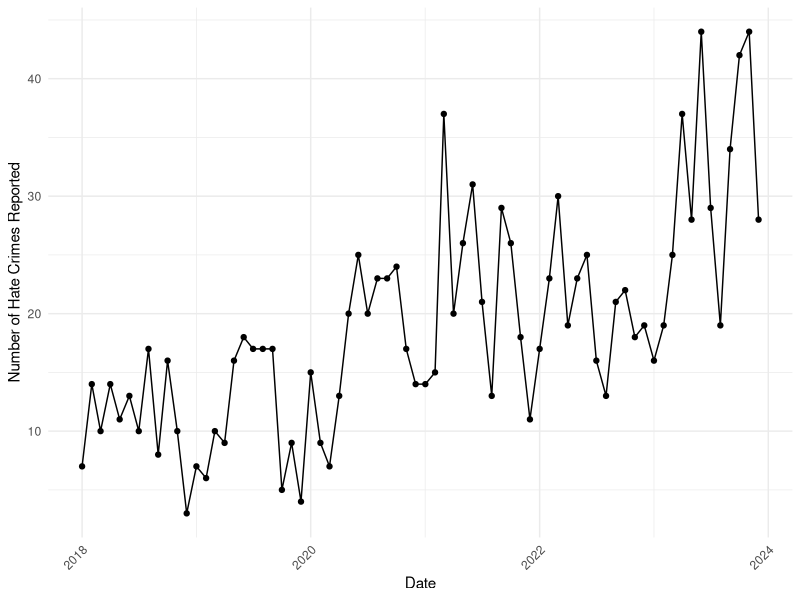
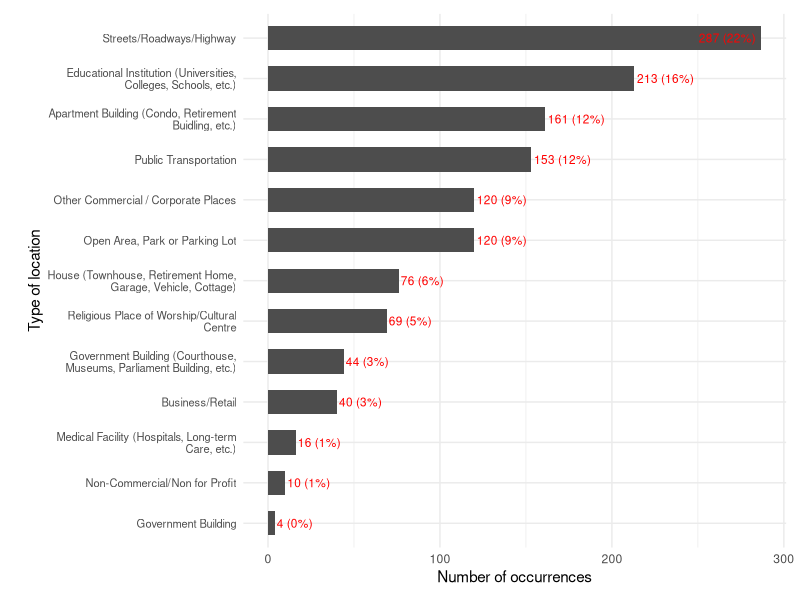
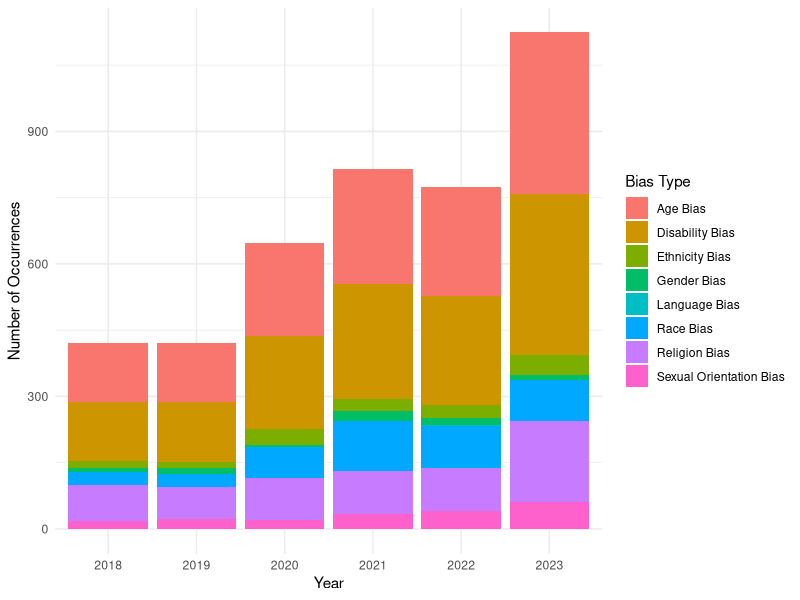
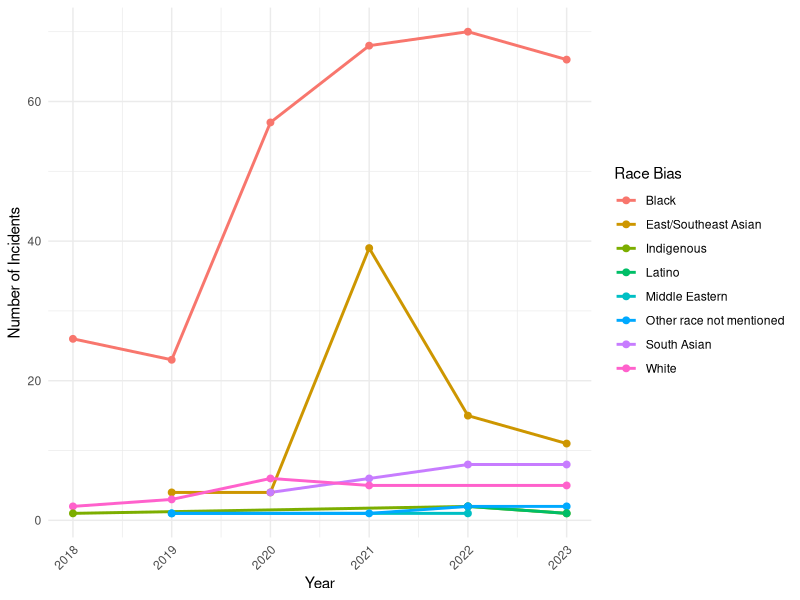

These figures' R source, in order:
## ---- chunk 1
#| include: false
#| warning: false
#| message: false

library(tidyverse)
library(ggplot2)
library(dplyr)

data <- read_csv(here::here("data/raw_data/raw_data.csv"))
time_data <- read_csv(here::here("data/analysis_data/monthly_data.csv"))
location_data <- read_csv(here::here("data/analysis_data/location_data.csv"))
type_data <- read_csv(here::here("data/analysis_data/bias_type_data.csv"))
## ---- chunk 2
#| label: fig-time
#| fig-cap: Monthly Number of Hate Crimes in Toronto from 2018 to 2023
#| echo: false
#| fig-pos: "H"

ggplot(time_data, aes(x = year_month, y = total_occurrences)) +
  geom_point() +
  geom_line() +
  labs(x = "Date",
       y = "Number of Hate Crimes Reported") +
  theme_minimal() +
  theme(axis.text.x = element_text(angle = 45, hjust = 1))
## ---- chunk 3
#| label: fig-location
#| fig-cap: Hate Crime Incidents by Location Type in Toronto from 2018 to 2023
#| echo: false
#| fig-pos: "H"
location_data <- location_data %>%
  filter(!is.na(LOCATION_TYPE)) %>%
  mutate(LOCATION_TYPE = str_wrap(LOCATION_TYPE, width = 40)) %>% 
  mutate(percentage = (total_occurrences / sum(total_occurrences)) * 100,
         label = paste0(total_occurrences, " (", round(percentage, 0), "%)"))

ggplot(location_data, aes(x = reorder(LOCATION_TYPE, total_occurrences), 
                            y = total_occurrences)) +
  geom_bar(stat = "identity", fill = "grey30", width = 0.6) +
  geom_text(aes(label = label), 
            hjust = ifelse(location_data$LOCATION_TYPE == "Streets/Roadways/Highway", 1.1, -0.05), 
            color = "red", 
            size = 3) +
  coord_flip() +
  labs(x = "Type of location", 
       y = "Number of occurrences") +
  theme_minimal() +
  theme(plot.title = element_text(hjust = 0.5),
        plot.margin = margin(10, 10, 10, 20),
        axis.text.y = element_text(size = 8))
## ---- chunk 4
#| label: fig-type
#| fig-cap: Distribution of Hate Crime Types in Toronto from 2018 to 2023
#| echo: false
#| fig-pos: "H"

data_long <- type_data %>%
  pivot_longer(cols = -OCCURRENCE_YEAR, 
               names_to = "bias_type", 
               values_to = "count")

data_long <- data_long %>% 
    mutate(bias_type = recode(bias_type,
                            "AGE_BIAS" = "Age Bias",
                            "MENTAL_OR_PHYSICAL_DISABILITY" = "Disability Bias",
                            "RACE_BIAS" = "Race Bias",
                            "ETHNICITY_BIAS" = "Ethnicity Bias",
                            "LANGUAGE_BIAS" = "Language Bias",
                            "RELIGION_BIAS" = "Religion Bias",
                            "SEXUAL_ORIENTATION_BIAS" = "Sexual Orientation Bias",
                            "GENDER_BIAS" = "Gender Bias"))

ggplot(data_long, aes(x = as.factor(OCCURRENCE_YEAR), y = count, fill = bias_type)) +
  geom_bar(stat = "identity") +
  labs(x = "Year", 
       y = "Number of Occurrences",
       fill = "Bias Type") +
  theme_minimal() +
  theme(plot.title = element_text(hjust = 0.5))
## ---- chunk 5
#| label: fig-race
#| fig-cap: Hate Crimes by Race Bias Over Time
#| echo: false
#| warning: FALSE
#| message: FALSE

race_bias_data <- data %>%
  filter(!RACE_BIAS %in% c("None", "No")) %>%  # Filter out rows where no race bias was reported
  separate_rows(RACE_BIAS, sep = ", ")  # Separate multiple races in one cell into individual rows

# Group by year and race, then count occurrences
race_bias_count <- race_bias_data %>%
  group_by(OCCURRENCE_YEAR, RACE_BIAS) %>%
  summarise(count = n(), .groups = 'drop') %>%
  arrange(OCCURRENCE_YEAR, desc(count))

# Create a line plot for race biases over time
ggplot(race_bias_count, aes(x = OCCURRENCE_YEAR, y = count, color = RACE_BIAS, group = RACE_BIAS)) +
  geom_line(size = 1) +
  geom_point(size = 2) +
  labs(x = "Year",
       y = "Number of Incidents",
       color = "Race Bias") +
  theme_minimal() +
  theme(axis.text.x = element_text(angle = 45, hjust = 1))
